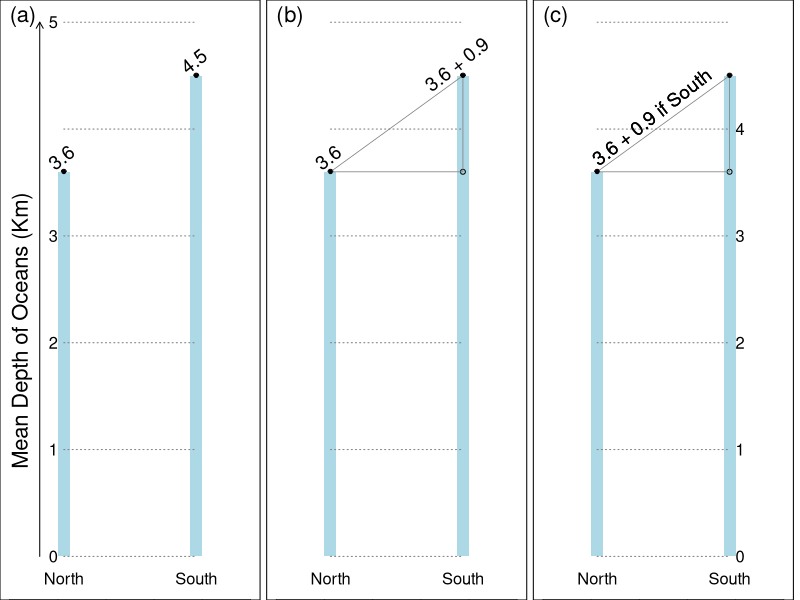
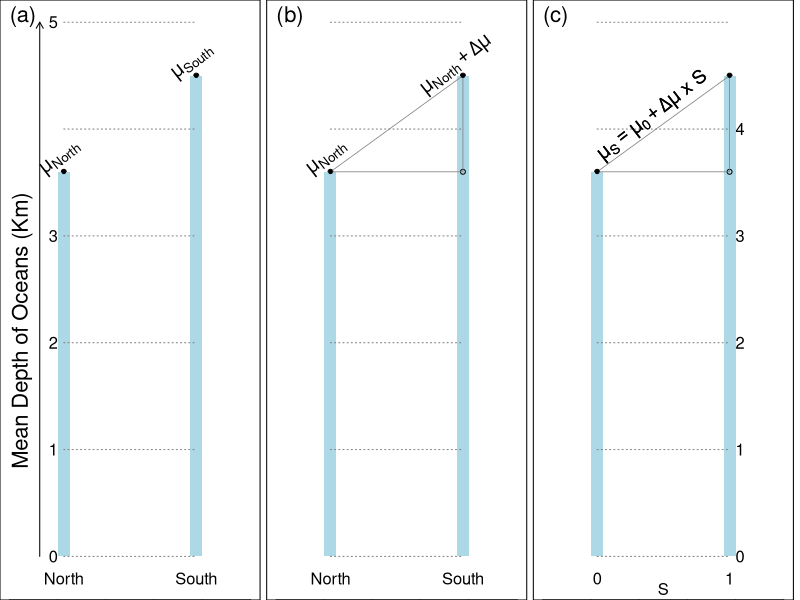
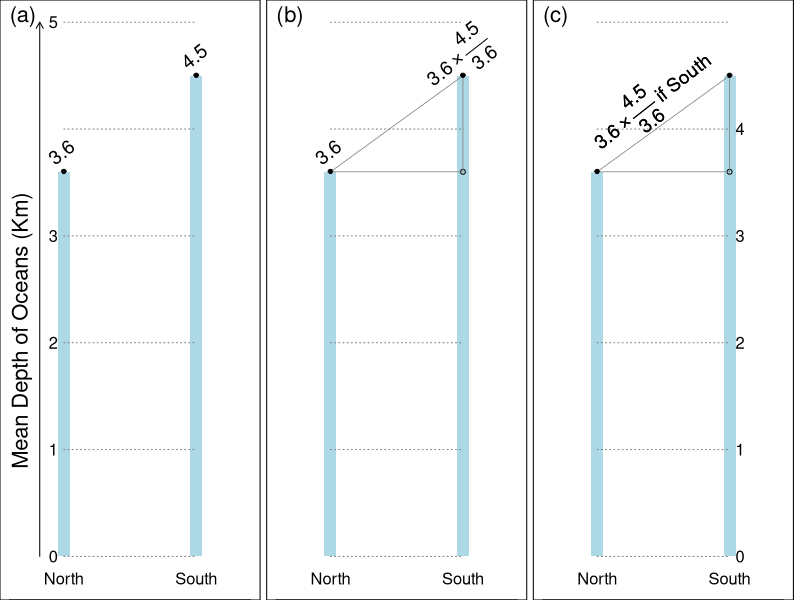
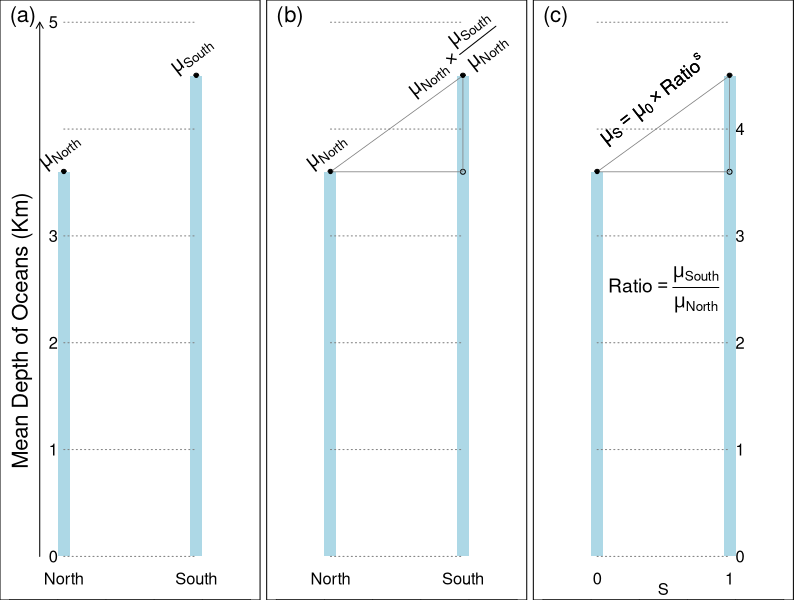
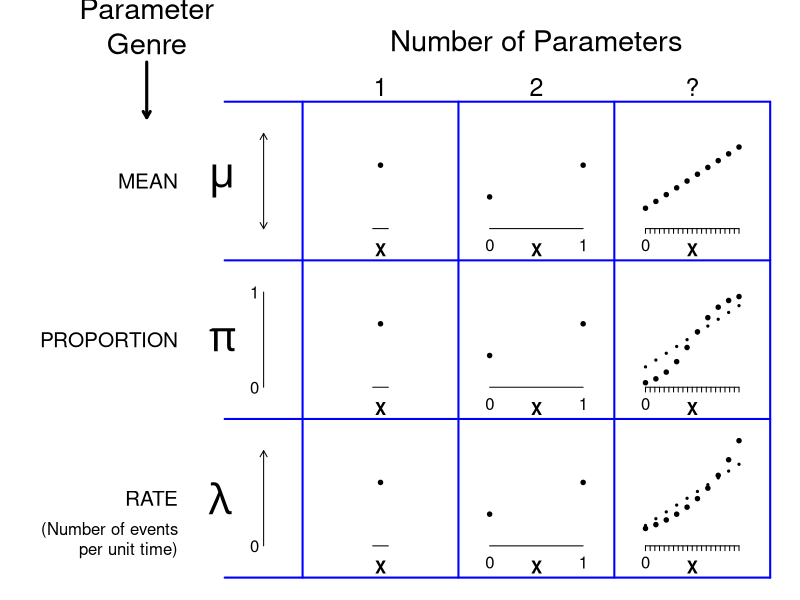

R code for these plots, in order:
## ---- chunk 1


plot3 = function(row){
     par(mfrow=c(1,3),mar = c(0,0,0,0.5) )
     TOP="Mean Ocean\ndepth (Km)"
     x=c(0.225,0.775);; dx=0.025
     mu = c(3.6,4.5)
     
     LABEL=c("North", "South")
     delta.mu = mu[2]-mu[1]
     
     PARA = t(matrix( c( toString(mu[1]),
                            toString(mu[2]),
                  toString(mu[1]), 
                  paste( toString(mu[1]), " + ",
                         toString(delta.mu),sep=""),
        rep(paste(toString(mu[1]),
                  " + ",toString(delta.mu),
                  " if South",sep=""),2)
                  ),2,3) )
     
     PARA.S = c( expression(mu[North]), 
                 expression(mu[South]),
                 expression(mu[North]),
                 expression(mu[North] + Delta * mu),
        expression(mu[S] == paste(mu[0] + Delta * mu ,
	                                " ",textstyle(x)," S")),
        expression(mu[S] == paste(mu[0] + Delta * mu ,
	                                " ",textstyle(x)," S")),
        
        expression(mu[North]), 
        expression(mu[South]),
        expression(mu[North]),
                 expression(mu[North] %*% Delta * mu),
        
        expression(mu[S] == paste(mu[0] %*% Delta * mu ,
	                                " ",textstyle(x)," S")),
        expression(mu[S] == paste(mu[0] %*% Delta * mu ,
	                                " ",textstyle(x)," S"))
        
	            )
        
     PARA.R = c( toString(mu[1]),
                 toString(mu[2]),
                 toString(mu[1]),
                 expression(3.6 %*% frac(4.5, 3.6) ),
      rep(expression(
         paste(3.6 %*% frac(4.5, 3.6)," if South")
                    ), 2)
               )
     
     PARA.RS = c(  expression(mu[North]), 
                   expression(mu[South]),
                   expression(mu[North]),
  expression(mu[North] %*% frac(mu[South], mu[North]) ),
  rep(expression(mu[S] == mu[0]
                 %*% Ratio^s), 2)
                )
     
     SRT=38 
     
     dy= 1
     for(co in 1:3){
         plot(x,mu,yaxt="n",xlim=c(0,1),
              ylim=c(-0.2,ceiling(mu[2])))
         text(0, ceiling(mu[2]),
	          c("(a)","(b)","(c)")[co],
	          adj=c(0,0), cex=2)
         
         rect(x-dx,0,x+dx,mu,
              col="lightblue",border=NA)
         if(co>=2){
           points(x[2],mu[1],cex=1)
           polygon( c(x,x[2]), c(mu[1],mu),
                    col=NA,border="grey50",lwd=0.75)
         }
       
	       if(co==1){
       arrows(x[1]-0.1,0,
              x[1]-0.1,ceiling(mu[2]),
              length=0.07,angle=30)
	     text(x[1]-0.15, mean(mu),
	          "Mean Depth of Oceans (Km)",
	          adj=c(1.25,0), srt=90, cex=2.0)
     }
	     for( y in seq(0,ceiling(mu[2]),dy)){
	     	segments(x[1], y, x[2],y, col="grey50",lty="dotted")
	     	if (co == 1 & y %in% c(0,1,2,3,5) ) text(x[1]-dx, y,toString(y),
	     	     adj=c(1,0.5),cex=1.5)
	     	if(co == 3 & y %in% c(0,1,2,3,4)  ) text(x[2]+dx, y,toString(y), 
	     	     adj=c(0,0.5), cex=1.5)
	     	
	     } 
	     text(0.5,1.05*ceiling(mu[2]),TOP,adj=c(0.5,0),cex=1.2,font=2) 
	     points(x,mu,pch=19,cex=0.75)
	     for(j in 1:2){
	       txt = PARA[co,j]
	       if(row==2) txt = PARA.S[(co-1)*2+j]
	       if(row==3) txt = PARA.R[(co-1)*2+j]
	       if(row==4) txt = PARA.RS[(co-1)*2+j]
	       
	       xx = x[j]  - 0.00*(j==1) + 0.00*(j==2)
	       if(co==3) xx = mean(x)
	       
	       yy = mu[j] + 0.15 + 0.05*(row >= 3)
	       if(co==3) yy =  mean(mu) +  0.15 + 
	                       0.15*(row >= 3)
	         
	     	 text(xx, yy, txt,  adj=c(0.6, 0.5),
	     	       cex=1.75,srt=SRT) 
	     	 
	     	 if(row==4 & co==3 & j==1) text(
	     	      mean(x), 2.5,
	     	      expression(Ratio == frac(mu[South], mu[North] ) ),
	     	      cex=1.75)
	     	 
	     	 LAB = LABEL[j]
	     	  if(row %in% c(2,4) & co == 3 ) LAB=c("0","1")[j]
	        text(x[j],-0.15,LAB, adj=c(0.5,1),
	             cex=1.5)
	        if(row %in% c(2,4) & co == 3 & j==1 ) text( 
	              mean(x),-0.25,"S", adj=c(0.5,1),cex=1.5)
	     	
	     } 
	  }
}


plot3(1)

## ---- chunk 2

plot3(2)

## ---- chunk 3

plot3(3)
## ---- chunk 4

plot3(4)
## ---- chunk 5

expit = function(x) exp(x)/(1+exp(x)) # antilogit

par(mfrow=c(1,1),mar = rep(0.01,4))

plot(c(-0.75,4),c(1,4.5),col="white",axes=FALSE,frame=FALSE)


segments(0.5,1:4,4,1:4,col="blue",lwd=2)
segments(1:4,1,1:4,4,col="blue",lwd=2)

CEX=1.25

x=0.5
dy=0.2
dx=0.25
for(row in 3:1) {
	if(row==3) {txt = expression(mu);TXT="MEAN"}
	if(row==2) {txt = expression(pi);TXT="PROPORTION"}
	if(row==1) {txt = expression(lambda);TXT="RATE"}
	text(x-0.1,row+.5,txt,cex=2*CEX,adj=c(0,.5))
	text(x-0.25-0.05,row+.5,TXT,adj=c(1,0.5),cex=CEX)
	if(row==1)text(x-0.25-0.05,row+.35,"(Number of events
per unit time)",
	  adj=c(1,1),cex=0.8*CEX)
	arrows(x+dx, row+dy, x+dx,row+1-dy,angle=30,
	length=0.07-0.07*(row==2),code=2+(row==3))
	if(row<3) text(x+dx,row+dy,"0",adj=c(1.5,0.5))
	if(row==2)text(x+dx,row+1-dy,"1",adj=c(1.5,0.5))
}

dy=0.2
text( 2+0.5,4.45, "Number of Parameters",cex=1.75,adj=c(0.5,1))

text( 0,4.3, "Parameter\nGenre", cex=1.75,adj=c(0.5,0))
arrows(0,4.25,0,3.9,length=0.07,angle=30,lwd=3)
for(col in 1:3) {
	x=col+0.5; 
	text(col+0.5, 4.15, c("1","2","?")[col],
	     adj=c(0.5,1),cex=1.5)
	if(col==1) dx=0.05
	if(col==2) dx=0.3
	for(row in 3:1){
		segments(col+0.5-dx,row+dy,col+0.5+dx,row+dy)
		if(col>1)text(col+0.5-dx,row+dy,"0",adj=c(0.5,1.75))
		if(col==2) text(col+0.5+dx,row+dy,"1",adj=c(0.5,1.75))
		if(col==3) {
			xx=seq(col+0.5-dx,col+0.5+dx,dx/10)
			segments(xx,row+dy,xx,row+dy-0.03)       
		}
		text(col+0.5,row+dy/3,"X",font=2)
		if(col==1) { m= (2/3)*(1-2*dy)
		    points(col+0.5,row+dy+m,pch=19,cex=0.6)
		}
		if(col==2) { m= ((1:2)/3)*(1-2*dy)
		    points(col+0.5+c(-dx,dx),row+dy+m,pch=19,cex=0.6)
		}
		if(col==3) { m= ((3:12)/14)*(1-2*dy)
			        xx=seq(-dx,dx,length.out=10)
		    points(col+0.5+xx,row+dy+m,pch=19,cex=0.6-0.3*(row<3))
		    if(row==2){
		    	  logit = seq(-3,3,length.out=10)
		      m=expit(logit)*(1-2*dy)
		      points(col+0.5+xx,row+dy+m,pch=19,cex=0.6)
		    }
		    if(row==1){
		     log.rate = seq(-1.7,0.1,length.out=10)
		      m=exp(log.rate)*(1-2*dy)
		      points(col+0.5+xx,row+dy+m,pch=19,cex=0.6)
		    }
		}
	} 
}



